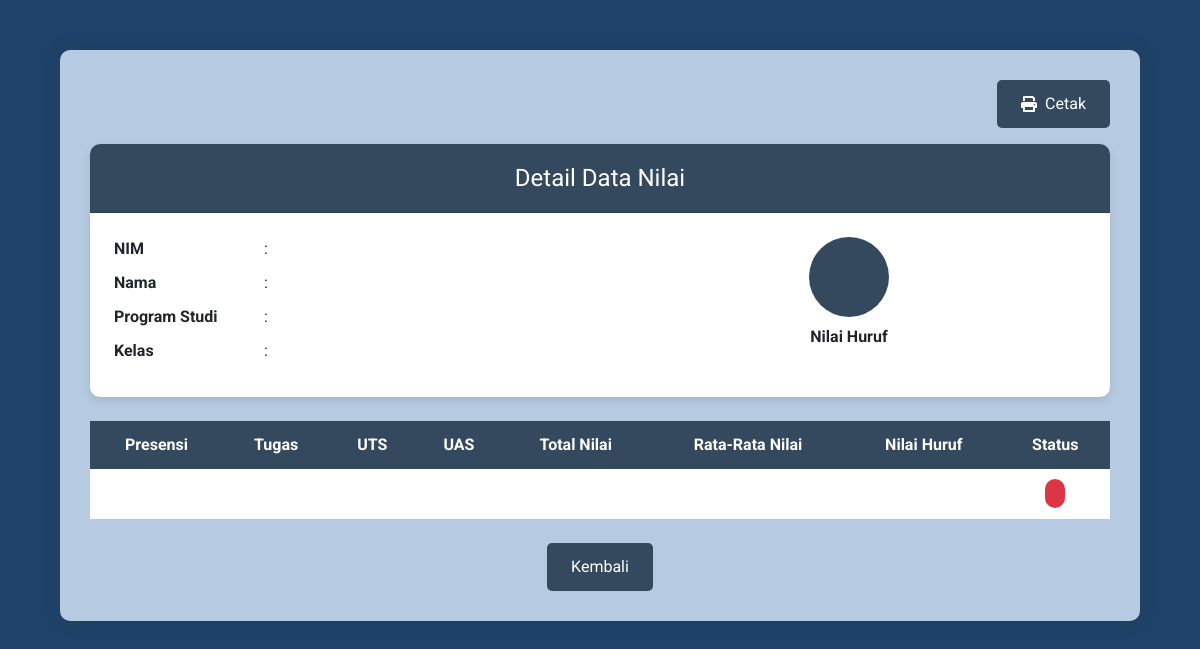
Page /detail/2230511040 on the earlier database version.
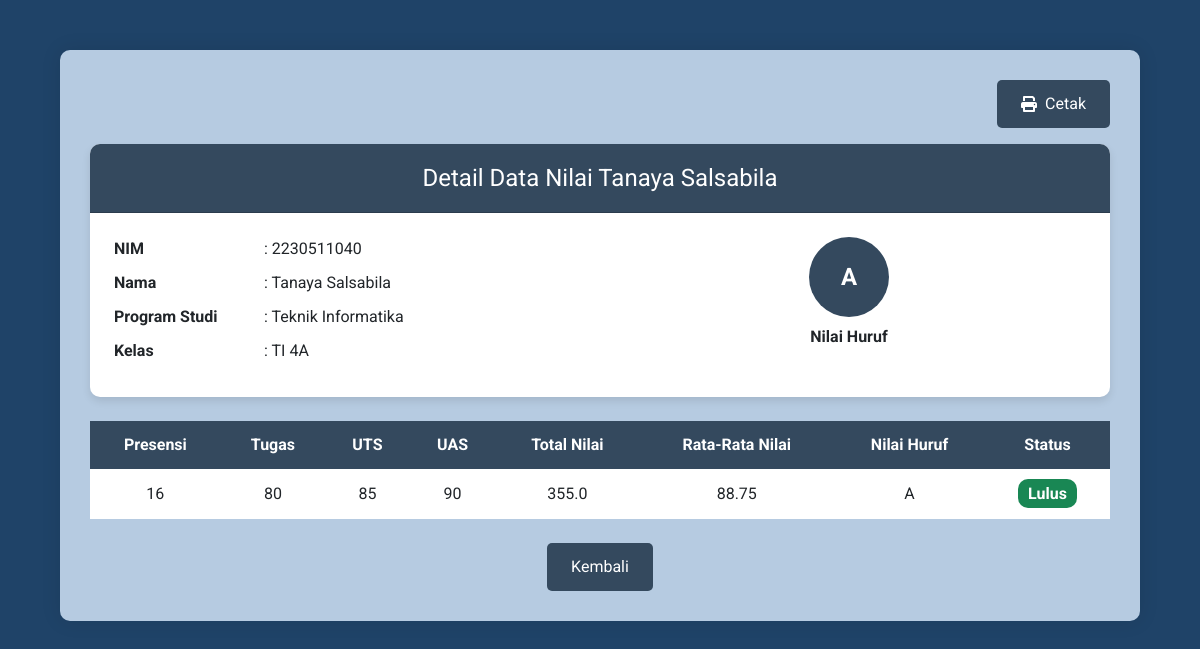
Same page on the later database version.
### tables this page shows
CREATE TABLE mahasiswa (
        nim TEXT PRIMARY KEY,
        nama TEXT,
        program_studi TEXT,
        kelas TEXT,
        presensi INTEGER,
        tugas INTEGER,
        uts INTEGER,
        uas INTEGER,
        total_nilai REAL,
        rata_rata_nilai REAL,
        nilai_huruf TEXT,
        status TEXT
    );

### App.py (the view)
@app.route('/detail/<nim>')
def detail(nim):
    openDb()
    cursor.execute('SELECT * FROM mahasiswa WHERE nim = ?', (nim,))
    data = cursor.fetchone()
    closeDb()
    return render_template('detail.html', data=data)

### App.py (called while the page is built)
def openDb():
    global conn, cursor
    conn = sqlite3.connect('nilai_mahasiswa.db')
    cursor = conn.cursor()

def closeDb():
    global conn, cursor
    cursor.close()
    conn.close()

### templates/detail.html (shortened to what this page needs)
<!DOCTYPE html>
<html lang="en">
<head>
    <link href="https://cdn.jsdelivr.net/npm/bootstrap@5.3.0/dist/css/bootstrap.min.css" rel="stylesheet">
    <link href="https://cdnjs.cloudflare.com/ajax/libs/font-awesome/6.0.0-beta3/css/all.min.css" rel="stylesheet">
</head>
<body>
    <div class="container-custom">
        <div class="d-flex justify-content-end align-items-center mb-3">
            <button class="btn-print" onclick="window.print()">
                <i class="fas fa-print"></i> Cetak
            </button>
        </div>
        <div class="card mb-4">
            <div class="card-header">
                Detail Data Nilai {{ data[1] }}
            </div>
            <div class="card-body">
                <div class="row">
                    <div class="col-md-6">
                        <div class="data-row">
                            <span class="data-label">NIM</span>
                            <span class="data-value">: {{ data[0] }}</span>
                        </div>
                        <div class="data-row">
                            <span class="data-label">Nama</span>
                            <span class="data-value">: {{ data[1] }}</span>
                        </div>
                        <div class="data-row">
                            <span class="data-label">Program Studi</span>
                            <span class="data-value">: {{ data[2] }}</span>
                        </div>
                        <div class="data-row">
                            <span class="data-label">Kelas</span>
                            <span class="data-value">: {{ data[3] }}</span>
                        </div>
                    </div>
                    <div class="col-md-6 text-center">
                        <div class="grade-circle">
                            {{ data[10] }}
                        </div>
                        <p class="mt-2 nilai-huruf-label"><strong>Nilai Huruf</strong></p>
                    </div>
                </div>
            </div>
        </div>
        <table class="table-custom">
            <thead>
                <tr>
                    <th>Presensi</th>
                    <th>Tugas</th>
                    <th>UTS</th>
                    <th>UAS</th>
                    <th>Total Nilai</th>
                    <th>Rata-Rata Nilai</th>
                    <th>Nilai Huruf</th>
                    <th>Status</th>
                </tr>
            </thead>
            <tbody>
                <tr>
                    <td>{{ data[4] }}</td>
                    <td>{{ data[5] }}</td>
                    <td>{{ data[6] }}</td>
                    <td>{{ data[7] }}</td>
                    <td>{{ data[8] }}</td>
                    <td>{{ data[9] }}</td>
                    <td id="print-grade">{{ data[10] }}</td>
                    <td>
                        <span class="status-badge {% if data[11] == 'Lulus' %}bg-success{% else %}bg-danger{% endif %}">
                            {{ data[11] }}
                        </span>
                    </td>
                </tr>
            </tbody>
        </table>
        <div class="text-center mt-4">
            <a href="{{ url_for('index') }}" class="btn-custom">Kembali</a>
        </div>
    </div>
</body>
</html>

Differences in the rows shown:
added mahasiswa: nama "Tanaya Salsabila", nim "2230511040", program_studi "Teknik Informatika", kelas "TI 4A", nilai_huruf "A", presensi "16", tugas "80", uts "85", uas "90", total_nilai "355.0", rata_rata_nilai "88.75", status "Lulus"
